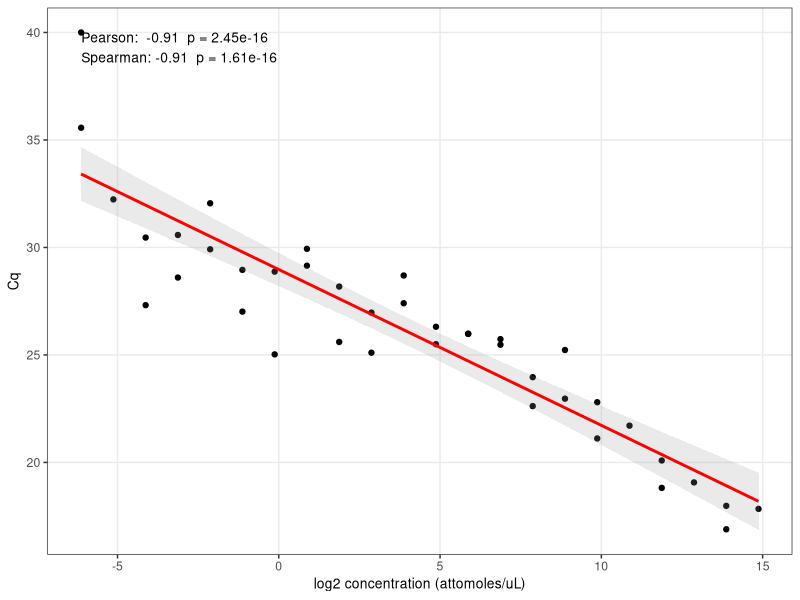
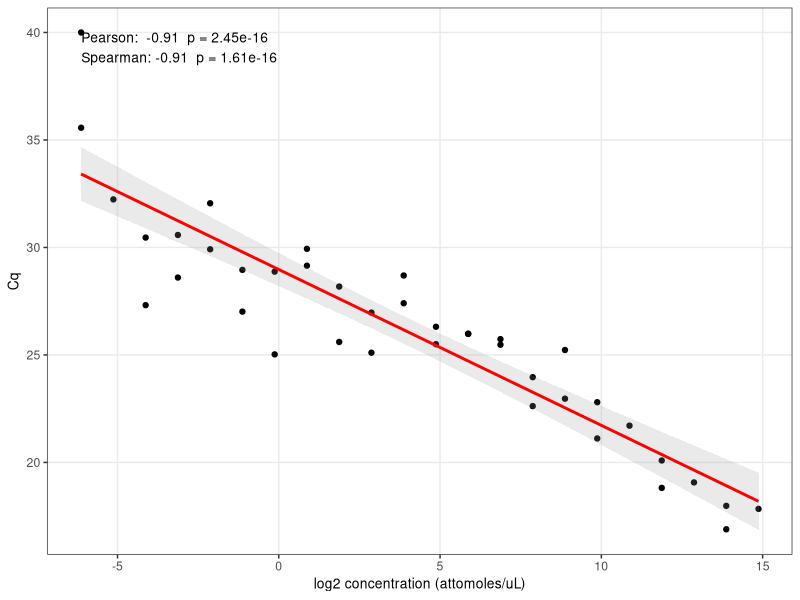

Reproduce these figures in R, in order.
## ---- chunk 1
library(tidyverse)
library(ggplot2)
library(R.utils)
library(xml2)
library(stringr)
library(dplyr)
library(ggpubr)
library(ggrepel)
## ---- chunk 2
qpcr_res <- read_csv("../data/prim_val_res2.csv") %>%
  mutate(log2_concentration = log2(Concentration_attomoles_µl))
qpcr_res
## ---- chunk 3
# Text label for correlations
# pearson_cor <- cor(qpcr_res$Cq, qpcr_res$log2_concentration, method = "pearson")
# spearman_cor <- cor(qpcr_res$Cq, qpcr_res$log2_concentration, method = "spearman")


pearson_test <- cor.test(qpcr_res$Cq,
                         qpcr_res$log2_concentration,
                         method = "pearson")

spearman_test <- cor.test(qpcr_res$Cq,
                         qpcr_res$log2_concentration,
                         method = "spearman")

pearson_cor <- pearson_test$estimate
pearson_pval <- pearson_test$p.value

spearman_cor <- spearman_test$estimate
spearman_pval <- spearman_test$p.value

## ---- chunk 4
lims <- range(c(qpcr_res$Cq, qpcr_res$log2_concentration), na.rm = TRUE)

# corr_label <- sprintf("Pearson r= %.2f\nSpearman r=%.2f",
#                       pearson_cor, spearman_cor)
corr_label <- sprintf(
  "Pearson:  %.2f  p = %.2e\nSpearman: %.2f  p = %.2e",
  pearson_cor, pearson_pval,
  spearman_cor, spearman_pval
)

pltv3<-ggplot(qpcr_res, aes(x = log2_concentration, y = Cq)) +
geom_point() +
    geom_smooth(method = "lm", color = "red", se = TRUE, alpha = 0.2) +
    geom_abline(intercept = 0, slope = -1, linetype = "dashed", 
                color = "gray40", linewidth = 0.7)+
  labs(x = "log2 concentration (attomoles/uL)", y = "Cq") +
  annotate("text",
           x = lims[1], y = lims[2],
           hjust = 0, vjust = 1,
           label = corr_label,
           size = 3.5) +
    theme_bw() +
    theme(
      plot.title = element_text(face = "bold", size = 12),
      axis.title = element_text(size = 10),
      strip.text = element_text(size = 9),
      panel.grid.minor = element_blank()
    )

pltv3

ggsave("../results/figures/ERCC_corr.pdf", pltv3, dpi=300, width = 8, height = 6)
